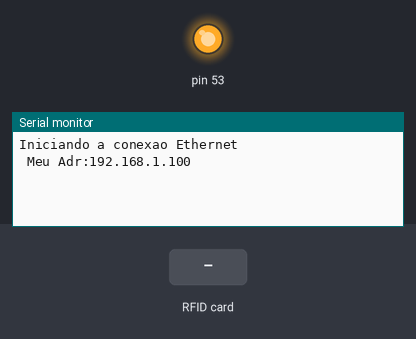
A sketch run on a simulated Arduino Mega 2560, built with avr-gcc and run on an emulated ATmega2560. Parts: output pins drawn as LEDs (lit = HIGH), the last lines printed to the serial monitor. The inputs (shaded band) are chosen by the test bench. WiFi joins after 1.5 s; servers stay silent unless stated; uploads are accepted with an empty reply.

Above: at 1.2 s.
1.3 s: RFID card 5E 7A 19 C4 held to the reader
At 1.7 s:
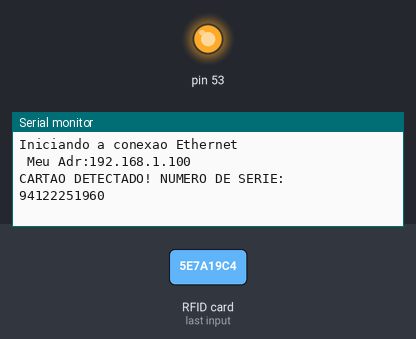
At 3.7 s:
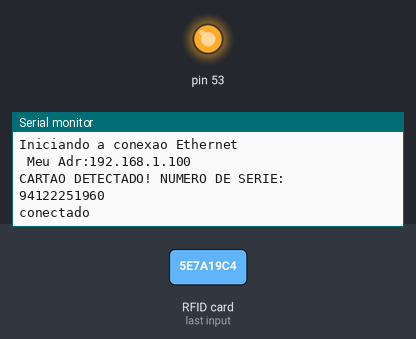

Measured:
- after the input at 1.3 s, the serial monitor: prints a new line at once (image 1)

The sketch:

arduino_SISTEMEQ.ino
```cpp
//--------------------------------------------------------------------------
// Projeto para conectar ao banco de dados MYSQL e escrever na tabela os   |
// valores lidos de um cartão RFID    Data: 15/04/2018                     |
// VERSÃO - 3                                                              |
//--------------------------------------------------------------------------

// ---------------------- Incluir  Bibliotecas ---------------------------------------
#include <SPI.h>
#include <String.h>
#include <Ethernet.h>
//Incluir Biblioteca do sensor RFID
#include <MFRC522.h>


// ------------------- Configurações para RFID ---------------------------------------
// Definir conexão do pino PINO NNS (Rx) do modulo RFID com a placa do Arduino MEGA
#define SS_PIN 7
// Definir conexão do pino PINO RESET do modulo RFID com a placa do Arduino MEGA
#define RST_PIN 6
// Criar uma instância da Biblioteca do RFID
MFRC522 mfrc522(SS_PIN, RST_PIN);  // Criado a Instância MFRC522.


// ------------------- Configurações para REDE IP ---------------------------------------

byte mac[] = {0xDE, 0xAD, 0xBE, 0xEF, 0xFE, 0xED};

// Configuracões de rede Escritório

IPAddress arduinoIP(192, 168, 1, 100);
IPAddress serverIP(192, 168, 1, 200);
IPAddress gatewayIP(192, 168, 1, 1);
IPAddress subnetIP(255, 255, 255, 0);
IPAddress dnsIP(10, 131, 0, 1);


// Informar endereço IP do computador onde esta o banco MYSQL e a aplicação PHP
//byte servidor[] = { 192,168,2,236 }; //rede casa

byte servidor[] = { 192, 168, 1, 200 }; //rede Escritório

// ------------------------ Iniciar funçoes CLIENT e SERVER ---------------------------------


// Inicializar a biblioteca Ethernet para as funções CLIENT e SERVER
EthernetServer server(80);
EthernetClient client;


// ------------------- Criar as variáveis do Banco MYSQL ---------------------------------------

// Criar as variaveis que serão usadas com o banco de Dados
String sensor1 ="" ;
float sensor2 = 0;
float sensor3 = 0;


String readString = String(30);


// --------------------- Função de TEMPORIZAÇÃO que atualiza dados do banco ------------------------

// Intervalo de tempo que a informação vai ser atualizada no banco
unsigned long previousMillis = 0;
const long interval = 2000;


void setup()
{
  Serial.begin(9600);
  SPI.begin(); // Ativar a interface SPI
  mfrc522.PCD_Init(); // Ativar a leitura do modulo RFID e Iniciar cartão MFRC522

  // -------- Iniciar placa Ethernet e reássar as configurações de rede ---------
  Ethernet.begin(mac, arduinoIP, dnsIP, gatewayIP, subnetIP);
  //Ethernet.begin(mac, arduinoIP,  gatewayIP, subnetIP);
  Serial.println("Iniciando a conexao Ethernet");
  Serial.print(" Meu Adr:");
  Serial.print(Ethernet.localIP());
  Serial.println();


}

void loop()
{

  // -------------------------- PROCEDIMENTOS DE ATIVAÇÃO E LEITURA CARTÃO RFID -------------------------------

  // Detectção do Cartão.
  if ( ! mfrc522.PICC_IsNewCardPresent())
    return;
  {
    // Se o cartão foi detectado, capturar o número serial.
    mfrc522.PICC_ReadCardSerial();
    Serial.println("CARTAO DETECTADO! NUMERO DE SERIE:");
    String conteudo = "";
    for (int i = 0; i < 5; i++) {

      //Mostar numero de serie do cartao no monitor serial.
      Serial.print(mfrc522.uid.uidByte[i], DEC); // Apresentar no formato Decimal
      conteudo.concat(String(mfrc522.uid.uidByte[i], HEX));
    }
    sensor1 = conteudo;
    Serial.println();
    Serial.println();
  }
  delay(1000);

  // --------------------------   FIM DOS PROCEDIMENTOS CARTAO RFID ---------------------------------


  EthernetClient client = server.available();
  unsigned long currentMillis = millis();

  // Sequencia logica acionada a regularmente para gerar dados que serao gravados no banco
  if (currentMillis - previousMillis >= interval) {
    previousMillis = currentMillis;

    if (client.connect(servidor, 80)) {
      Serial.println("conectado");


      // ------------------- CONECTA BANCO VIA PHP E SAVADADOS NO BANCO ----------------------------------

      // Executa uma conexao via programa PHP para incluir dados no banco MYSQL:
      client.print("GET http://localhost/SistemeqUna-new/php/salvadados.php?");
      client.print("sensor1=");
      client.print(sensor1);
      client.print("&sensor2=");
      client.print(sensor2);
      client.print("&sensor3=");
      client.println(sensor3);

      // ----------------------- Criando página para Acessar o ARDUINO  ---------------------------------------

      if (client)
      {
        while (client.connected())
        {
          if (client.available())
          {
            char c = client.read();

            if (readString.length() < 30) {
              readString += (c);
            }

            if (c == '\n')
            {

              // cabeçalho http padrão
              client.println("HTTP/1.1 200 OK");
              client.println("Content-Type: text/html");
              client.println();

              client.println("<!doctype html>");
              client.println("<html>");
              client.println("<head>");
              client.println("<title>Tutorial</title>");
              client.println("<meta name=\"viewport\" content=\"width=320\">");
              client.println("<meta name=\"viewport\" content=\"width=device-width\">");
              client.println("<meta charset=\"utf-8\">");
              client.println("<meta name=\"viewport\" content=\"initial-scale=1.0, user-scalable=no\">");


            }
          }
        }
      }
    }
  }
}
```
